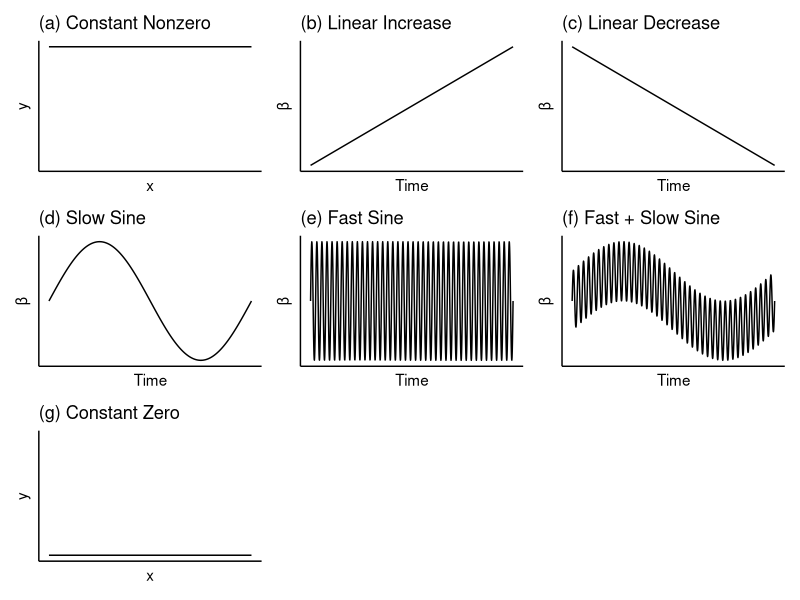

Here is the R script that generated this plot:

# Adopted from Haslbeck, J. M. B., Bringmann, L. F., & Waldorp, L. J. (2021). A Tutorial on Estimating Time-Varying Vector Autoregressive Models. Multivariate Behavioral Research, 56(1), 120-149. https://doi.org/10.1080/00273171.2020.1743630

GenerateGraph <- function(n_parameters,
                          sparsity,
                          theta,
                          N,
                          seed,
                          verbose=FALSE,
                          max_check=10000) {

  set.seed(seed)

  # ---------- Define Graph Types ----------

  # Define Graph Types
  edgetypes <- list()
  x <- seq(0, theta, length = N)
  k <- 15

  edgetypes[[1]] <- rep(theta, N) # Edge 1: Constant
  edgetypes[[2]] <- seq(0, theta, length = N) # Edge 2: Linear Increase
  edgetypes[[3]] <- seq(theta, 0, length = N) # Edge 3: Linear Decrease
  # Edge 4: Fast Sine
  edgetypes[[4]] <- theta * (sin((2/5) * base::pi * 1:N) / 2 + 0.5)
  # Edge 5: Slow Sine
  edgetypes[[5]] <- theta * (sin((2/1825) * base::pi * 1:N) / 2 + 0.5)
  # Edge 6: Slow + Fast Sine
  edgetypes[[6]] <- theta *
    ((sin((2/5) * base::pi * 1:N) + sin((2/1825) * base::pi * 1:N)) / 4 + 0.5)



  # ---------- Generate and Assign Edges ----------

  check <- 0
  counter <- 1

  while(check == 0) {

    # ---- 1) Generate Graph Structure -----

    # What are we doing here?
    # a) Set all autocorrelations in the diagonal to be present
    # b) sample size off-diagonal elements, reflecting the specified P(e)

    # Generate Empty Graph
    n_edges <- n_parameters^2 - n_parameters # minus diagonal
    n_upper_diag <- n_parameters*(n_parameters-1)/2 # same for lower diag, of course
    size <- round(n_edges*sparsity)
    v_e <- sample(2:n_edges, size = size, replace = FALSE)

    # Fill in 2d Dummy matrix
    G_aux <- matrix(NA, n_parameters, n_parameters)
    diag(G_aux) <- 1
    G_aux[upper.tri(G_aux)] <- 2:(n_upper_diag+1) # not using 1, so I can subset using unequal 3 lines down
    G_aux[lower.tri(G_aux)] <- (n_upper_diag+2):(n_upper_diag*2+1)
    G_aux[which(G_aux %in% v_e, arr.ind = TRUE)] <- 1
    G_aux[G_aux != 1] <- 0

    # get indicator for which entries are 1
    ind_present <- which(G_aux == 1, arr.ind = TRUE)

    # ---- 2) Assign the Type of Edges -----

    Gind <- matrix(0, n_parameters, n_parameters) # Storage: summary information
    G <- array(0, dim = c(n_parameters, n_parameters, N)) # the 3D time-varying VAR array

    for(i in 1:nrow(ind_present)) {
      type_i <- sample(1:6, size = 1)
      G[ind_present[i, 1], ind_present[i, 2], ] <- edgetypes[[type_i]]
      Gind[ind_present[i, 1], ind_present[i, 2]] <- type_i
    }

    # ---------- Check Eigenvalue Condition ----------

    # Check condition for each time step
    G_check <- apply(G, 3, function(x) {
      eig_x <- eigen(x)
      sum(abs(eig_x$values) >= 1) > 0 # TRUE if violated
    })

    if(sum(G_check) == 0) {
      check <- 1 # break the loop
    } else {
      counter <- counter + 1
    }

    # To avoid infinite loop: break after 1000 loops:

    if(counter > max_check) stop('No graph within the constrained region found in 1000 iterations.')
    if(verbose) print(counter)

  }




  # ---------- Export ----------

  outlist <- list('G' = G,
                  'Gind' = Gind,
                  'counter' = counter)

  return(outlist)

} # eoF: GenerateGraph



VARData <- function(graph,
                    th,
                    sd,
                    seed) {

  set.seed(seed)

  N <- dim(graph)[3]
  p <- dim(graph)[1]

  data <- matrix(NA, N, p)
  data[1,] <- rnorm(p, 0, sd)


  for(t in 2:N) {
    for(node in 1:p) {
      data[t, node] <- th[t, node] + sum(data[t-1,] * graph[node,,t]) + rnorm(1, mean = 0, sd = sd)
    }
  }

  return(data)

}

# Parameter Type Plots ----

library(ggplot2)
library(patchwork)

a <-ggplot(data.frame(x = 0:1825, y = rep(1,1826)), aes(x,y)) +
  geom_line() +
  ylim(0,1) +
  theme_classic() +
  theme(axis.text.x = element_blank(),
        axis.ticks.x = element_blank(),
        axis.text.y = element_blank(),
        axis.ticks.y = element_blank()) +
  ggtitle("(a) Constant Nonzero")

b <- ggplot(data.frame(x = 0:1825), aes(x)) +
  stat_function(
    fun = function (x) x,
    n = 2000)  +
  ylab("\u03B2") +
  xlab("Time") +
  theme_classic() +
  theme(axis.text.x = element_blank(),
        axis.ticks.x = element_blank(),
        axis.text.y = element_blank(),
        axis.ticks.y = element_blank()) +
  ggtitle("(b) Linear Increase")

c <- ggplot(data.frame(x = 0:1825), aes(x)) +
  stat_function(
    fun = function (x) -x,
    n = 2000)  +
  ylab("\u03B2") +
  xlab("Time") +
  theme_classic() +
  theme(axis.text.x = element_blank(),
        axis.ticks.x = element_blank(),
        axis.text.y = element_blank(),
        axis.ticks.y = element_blank()) +
  ggtitle("(c) Linear Decrease")

d <- ggplot(data.frame(x = 0:1825), aes(x)) +
  stat_function(
    fun = function (x) sin((2/1825) * base::pi * x) / 4 + 0.5,
    n = 2000)  +
  ylab("\u03B2") +
  xlab("Time") +
  theme_classic() +
  theme(axis.text.x = element_blank(),
        axis.ticks.x = element_blank(),
        axis.text.y = element_blank(),
        axis.ticks.y = element_blank()) +
  ggtitle("(d) Slow Sine")

e <- ggplot(data.frame(x = 0:200), aes(x)) +
  stat_function(
    fun = function (x) (sin((2/5) * base::pi * x) / 2 + 0.5),
    n = 1000)  +
  ylab("\u03B2") +
  xlab("Time") +
  theme_classic() +
  theme(axis.text.x = element_blank(),
        axis.ticks.x = element_blank(),
        axis.text.y = element_blank(),
        axis.ticks.y = element_blank()) +
  ggtitle("(e) Fast Sine")


f <- ggplot(data.frame(x = 0:200), aes(x)) +
  stat_function(
    fun = function (x) (sin((2/5) * base::pi * x) + sin((2/200) * base::pi * x)) / 4 + 0.5,
    n = 1000)  +
  ylab("\u03B2") +
  xlab("Time") +
  theme_classic() +
  theme(axis.text.x = element_blank(),
        axis.ticks.x = element_blank(),
        axis.text.y = element_blank(),
        axis.ticks.y = element_blank())  +
  ggtitle("(f) Fast + Slow Sine")

g <- ggplot(data.frame(x = 0:1825, y = rep(0, 1826)), aes(x,y)) +
  geom_line() +
  ylim(0,1) +
  theme_classic() +
  theme(axis.text.x = element_blank(),
        axis.ticks.x = element_blank(),
        axis.text.y = element_blank(),
        axis.ticks.y = element_blank()) +
  ggtitle("(g) Constant Zero")

parameter_type_plot <- wrap_plots(a, b, c, d, e, f, g)

ggsave("parameter_type_plot.png", parameter_type_plot, dpi = 350)
